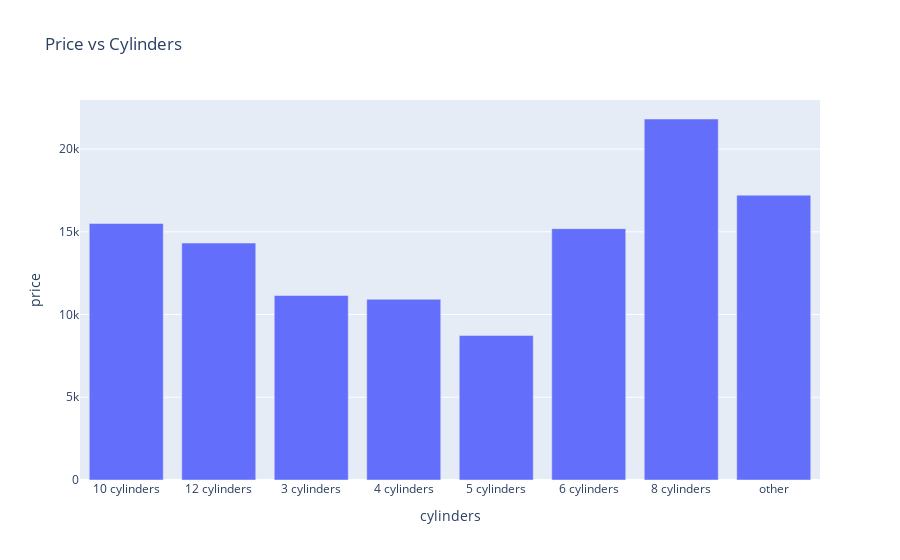

Notebook cell for this chart:
### Code cell
px.bar(cars_price_vs_cyls, x = cars_price_vs_cyls.index, y = "price", title = "Price vs Cylinders" )

### Figure 1 — Plotly figure (JSON) as saved in the notebook; plotly's stock layout.template omitted (floating-point values rounded to 4 significant figures)
{"data": [{"alignmentgroup": "True", "hovertemplate": "cylinders=%{x}<br>price=%{y}<extra></extra>", "legendgroup": "", "marker": {"color": "#636efa", "pattern": {"shape": ""}}, "name": "", "offsetgroup": "", "orientation": "v", "showlegend": false, "textposition": "auto", "type": "bar", "x": ["10 cylinders", "12 cylinders", "3 cylinders", "4 cylinders", "5 cylinders", "6 cylinders", "8 cylinders", "other"], "xaxis": "x", "y": [15510.0, 14320.0, 11150.0, 10920.0, 8731.0, 15190.0, 21820.0, 17220.0], "yaxis": "y"}], "layout": {"barmode": "relative", "legend": {"tracegroupgap": 0}, "title": {"text": "Price vs Cylinders"}, "xaxis": {"anchor": "y", "domain": [0, 1], "title": {"text": "cylinders"}}, "yaxis": {"anchor": "x", "domain": [0, 1], "title": {"text": "price"}}}}
